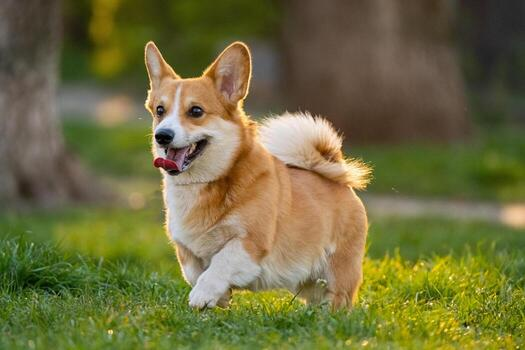
#> input picture Image Processing only/dog1.jpg, 525 x 350 px, found by its file name
$ jupyter execute --allow-errors 'processing the image for deep learning.ipynb'
#> lines starting #> are read from the running program, lines starting #| are printed output that depends on the picture
# Loading or read the image

## Libraries for image processing

[cell 1]
import matplotlib.image as mpimg
import matplotlib.pyplot as plt

from PIL import Image
import cv2

[cell 2]
img = mpimg.imread(r"C:\Users\User\Desktop\Bikash Limbu\Deep learning\Image Processing only\dog1.jpg")
#> img is the input picture: shape (350, 525, 3); mean R, G, B 112.2, 108.9, 62.3

[cell 3]
type(img)

[cell 4]
img.shape
#> Out = (350, 525, 3)

[cell 5]
print(img)
#> (printed output is left out)

[cell 6]
# displaying the image from numpy array
img_plot = plt.imshow(img)
plt.show()

## Resizing the image using pillow library

[cell 7]
img = Image.open(r"C:\Users\User\Desktop\Bikash Limbu\Deep learning\Image Processing only\dog1.jpg")

[cell 8]
img_resized = img.resize((200, 200))
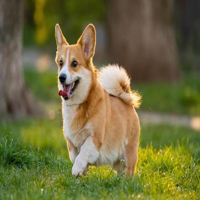
#> img_resized: PIL image 200x200 RGB; mean R, G, B 112.2, 108.9, 62.3

[cell 9]
img_resized.save('dog1_reshaped.jpg')

#> (a cell that did not finish here is left out)

#> (a cell that did not finish here is left out)

# Converting RGB images to Grayscale image

[cell 12]
img = cv2.imread(r'C:\Users\User\Desktop\Bikash Limbu\Deep learning\Image Processing only\dog1.jpg')

[cell 13]
img.shape
#> Out = (350, 525, 3)

[cell 14]
type(img)

[cell 15]
grayscale_image = cv2.cvtColor(img,cv2.COLOR_RGB2GRAY)
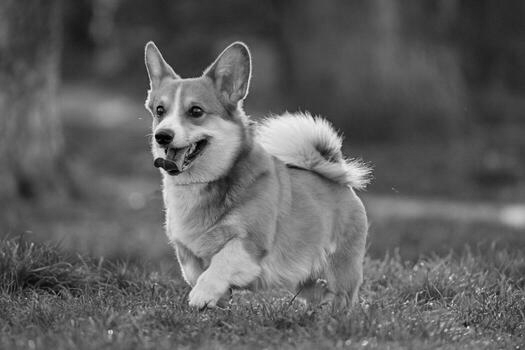
#> grayscale_image: shape (350, 525); min 0, max 249, mean 95.3

[cell 16]
type(grayscale_image)

[cell 17]
grayscale_image.shape
#> Out = (350, 525)

[cell 18]
#grayscale image
plt.imshow(grayscale_image, cmap='gray')

[cell 19]
#saving the image
cv2.imwrite('dog1_grayscale.jpg',grayscale_image)
#> Out = True
